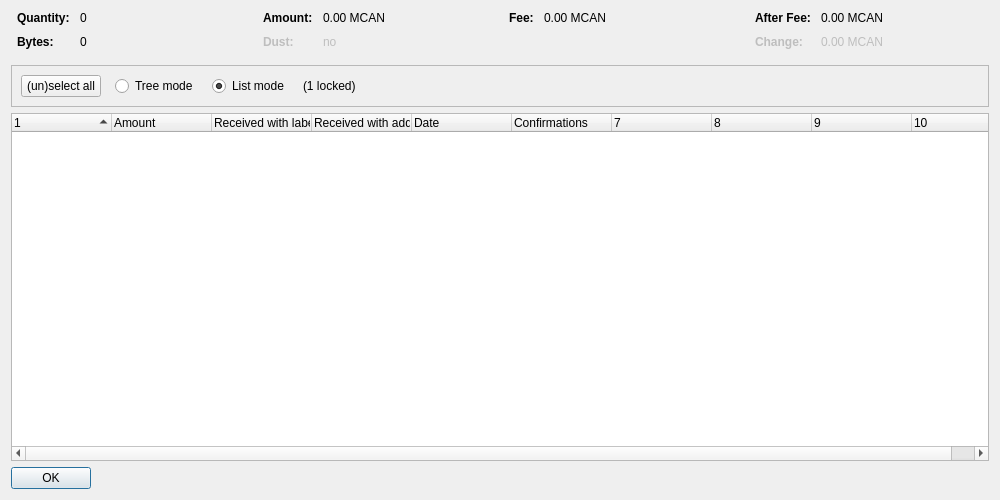
<?xml version="1.0" encoding="UTF-8"?>
<ui version="4.0">
 <class>CoinControlDialog</class>
 <widget class="QDialog" name="CoinControlDialog">
  <property name="geometry">
   <rect>
    <x>0</x>
    <y>0</y>
    <width>1000</width>
    <height>500</height>
   </rect>
  </property>
  <property name="windowTitle">
   <string>Coin Selection</string>
  </property>
  <layout class="QVBoxLayout" name="verticalLayout">
   <item>
    <layout class="QHBoxLayout" name="horizontalLayoutTop" stretch="0,0,0,0">
     <property name="topMargin">
      <number>0</number>
     </property>
     <property name="bottomMargin">
      <number>10</number>
     </property>
     <item>
      <layout class="QFormLayout" name="formLayoutCoinControl1">
       <property name="horizontalSpacing">
        <number>10</number>
       </property>
       <property name="verticalSpacing">
        <number>10</number>
       </property>
       <property name="leftMargin">
        <number>6</number>
       </property>
       <property name="rightMargin">
        <number>6</number>
       </property>
       <item row="0" column="0">
        <widget class="QLabel" name="labelCoinControlQuantityText">
         <property name="font">
          <font>
           <weight>75</weight>
           <bold>true</bold>
          </font>
         </property>
         <property name="text">
          <string>Quantity:</string>
         </property>
        </widget>
       </item>
       <item row="0" column="1">
        <widget class="QLabel" name="labelCoinControlQuantity">
         <property name="cursor">
          <cursorShape>IBeamCursor</cursorShape>
         </property>
         <property name="contextMenuPolicy">
          <enum>Qt::ActionsContextMenu</enum>
         </property>
         <property name="text">
          <string notr="true">0</string>
         </property>
         <property name="textInteractionFlags">
          <set>Qt::LinksAccessibleByMouse|Qt::TextSelectableByKeyboard|Qt::TextSelectableByMouse</set>
         </property>
        </widget>
       </item>
       <item row="1" column="0">
        <widget class="QLabel" name="labelCoinControlBytesText">
         <property name="font">
          <font>
           <weight>75</weight>
           <bold>true</bold>
          </font>
         </property>
         <property name="text">
          <string>Bytes:</string>
         </property>
        </widget>
       </item>
       <item row="1" column="1">
        <widget class="QLabel" name="labelCoinControlBytes">
         <property name="cursor">
          <cursorShape>IBeamCursor</cursorShape>
         </property>
         <property name="contextMenuPolicy">
          <enum>Qt::ActionsContextMenu</enum>
         </property>
         <property name="text">
          <string notr="true">0</string>
         </property>
         <property name="textInteractionFlags">
          <set>Qt::LinksAccessibleByMouse|Qt::TextSelectableByKeyboard|Qt::TextSelectableByMouse</set>
         </property>
        </widget>
       </item>
      </layout>
     </item>
     <item>
      <layout class="QFormLayout" name="formLayoutCoinControl2">
       <property name="horizontalSpacing">
        <number>10</number>
       </property>
       <property name="verticalSpacing">
        <number>10</number>
       </property>
       <property name="leftMargin">
        <number>6</number>
       </property>
       <property name="rightMargin">
        <number>6</number>
       </property>
       <item row="0" column="0">
        <widget class="QLabel" name="labelCoinControlAmountText">
         <property name="font">
          <font>
           <weight>75</weight>
           <bold>true</bold>
          </font>
         </property>
         <property name="text">
          <string>Amount:</string>
         </property>
        </widget>
       </item>
       <item row="0" column="1">
        <widget class="QLabel" name="labelCoinControlAmount">
         <property name="cursor">
          <cursorShape>IBeamCursor</cursorShape>
         </property>
         <property name="contextMenuPolicy">
          <enum>Qt::ActionsContextMenu</enum>
         </property>
         <property name="text">
          <string notr="true">0.00 MCAN</string>
         </property>
         <property name="textInteractionFlags">
          <set>Qt::LinksAccessibleByMouse|Qt::TextSelectableByKeyboard|Qt::TextSelectableByMouse</set>
         </property>
        </widget>
       </item>
       <item row="1" column="0">
        <widget class="QLabel" name="labelCoinControlLowOutputText">
         <property name="enabled">
          <bool>false</bool>
         </property>
         <property name="font">
          <font>
           <weight>75</weight>
           <bold>true</bold>
          </font>
         </property>
         <property name="text">
          <string>Dust:</string>
         </property>
        </widget>
       </item>
       <item row="1" column="1">
        <widget class="QLabel" name="labelCoinControlLowOutput">
         <property name="enabled">
          <bool>false</bool>
         </property>
         <property name="cursor">
          <cursorShape>IBeamCursor</cursorShape>
         </property>
         <property name="contextMenuPolicy">
          <enum>Qt::ActionsContextMenu</enum>
         </property>
         <property name="text">
          <string notr="true">no</string>
         </property>
         <property name="textInteractionFlags">
          <set>Qt::LinksAccessibleByMouse|Qt::TextSelectableByKeyboard|Qt::TextSelectableByMouse</set>
         </property>
        </widget>
       </item>
      </layout>
     </item>
     <item>
      <layout class="QFormLayout" name="formLayoutCoinControl3">
       <property name="horizontalSpacing">
        <number>10</number>
       </property>
       <property name="verticalSpacing">
        <number>10</number>
       </property>
       <property name="leftMargin">
        <number>6</number>
       </property>
       <property name="rightMargin">
        <number>6</number>
       </property>
       <item row="0" column="0">
        <widget class="QLabel" name="labelCoinControlFeeText">
         <property name="font">
          <font>
           <weight>75</weight>
           <bold>true</bold>
          </font>
         </property>
         <property name="text">
          <string>Fee:</string>
         </property>
        </widget>
       </item>
       <item row="0" column="1">
        <widget class="QLabel" name="labelCoinControlFee">
         <property name="cursor">
          <cursorShape>IBeamCursor</cursorShape>
         </property>
         <property name="contextMenuPolicy">
          <enum>Qt::ActionsContextMenu</enum>
         </property>
         <property name="text">
          <string notr="true">0.00 MCAN</string>
         </property>
         <property name="textInteractionFlags">
          <set>Qt::LinksAccessibleByMouse|Qt::TextSelectableByKeyboard|Qt::TextSelectableByMouse</set>
         </property>
        </widget>
       </item>
      </layout>
     </item>
     <item>
      <layout class="QFormLayout" name="formLayoutCoinControl4">
       <property name="horizontalSpacing">
        <number>10</number>
       </property>
       <property name="verticalSpacing">
        <number>10</number>
       </property>
       <property name="leftMargin">
        <number>6</number>
       </property>
       <property name="rightMargin">
        <number>6</number>
       </property>
       <item row="0" column="0">
        <widget class="QLabel" name="labelCoinControlAfterFeeText">
         <property name="font">
          <font>
           <weight>75</weight>
           <bold>true</bold>
          </font>
         </property>
         <property name="text">
          <string>After Fee:</string>
         </property>
        </widget>
       </item>
       <item row="0" column="1">
        <widget class="QLabel" name="labelCoinControlAfterFee">
         <property name="cursor">
          <cursorShape>IBeamCursor</cursorShape>
         </property>
         <property name="contextMenuPolicy">
          <enum>Qt::ActionsContextMenu</enum>
         </property>
         <property name="text">
          <string notr="true">0.00 MCAN</string>
         </property>
         <property name="textInteractionFlags">
          <set>Qt::LinksAccessibleByMouse|Qt::TextSelectableByKeyboard|Qt::TextSelectableByMouse</set>
         </property>
        </widget>
       </item>
       <item row="1" column="0">
        <widget class="QLabel" name="labelCoinControlChangeText">
         <property name="enabled">
          <bool>false</bool>
         </property>
         <property name="font">
          <font>
           <weight>75</weight>
           <bold>true</bold>
          </font>
         </property>
         <property name="text">
          <string>Change:</string>
         </property>
        </widget>
       </item>
       <item row="1" column="1">
        <widget class="QLabel" name="labelCoinControlChange">
         <property name="enabled">
          <bool>false</bool>
         </property>
         <property name="cursor">
          <cursorShape>IBeamCursor</cursorShape>
         </property>
         <property name="contextMenuPolicy">
          <enum>Qt::ActionsContextMenu</enum>
         </property>
         <property name="text">
          <string notr="true">0.00 MCAN</string>
         </property>
         <property name="textInteractionFlags">
          <set>Qt::LinksAccessibleByMouse|Qt::TextSelectableByKeyboard|Qt::TextSelectableByMouse</set>
         </property>
        </widget>
       </item>
      </layout>
     </item>
    </layout>
   </item>
   <item>
    <widget class="QFrame" name="frame">
     <property name="minimumSize">
      <size>
       <width>0</width>
       <height>40</height>
      </size>
     </property>
     <property name="frameShape">
      <enum>QFrame::StyledPanel</enum>
     </property>
     <property name="frameShadow">
      <enum>QFrame::Sunken</enum>
     </property>
     <layout class="QHBoxLayout" name="horizontalLayout">
      <item>
       <layout class="QHBoxLayout" name="horizontalLayoutPanel" stretch="0,0,0,0,0">
        <property name="spacing">
         <number>14</number>
        </property>
        <item>
         <widget class="QPushButton" name="pushButtonSelectAll">
          <property name="sizePolicy">
           <sizepolicy hsizetype="Maximum" vsizetype="Fixed">
            <horstretch>0</horstretch>
            <verstretch>0</verstretch>
           </sizepolicy>
          </property>
          <property name="text">
           <string>(un)select all</string>
          </property>
          <property name="autoDefault">
           <bool>false</bool>
          </property>
         </widget>
        </item>
        <item>
         <widget class="QRadioButton" name="radioTreeMode">
          <property name="sizePolicy">
           <sizepolicy hsizetype="Maximum" vsizetype="Fixed">
            <horstretch>0</horstretch>
            <verstretch>0</verstretch>
           </sizepolicy>
          </property>
          <property name="text">
           <string>Tree mode</string>
          </property>
         </widget>
        </item>
        <item>
         <widget class="QRadioButton" name="radioListMode">
          <property name="sizePolicy">
           <sizepolicy hsizetype="Maximum" vsizetype="Fixed">
            <horstretch>0</horstretch>
            <verstretch>0</verstretch>
           </sizepolicy>
          </property>
          <property name="text">
           <string>List mode</string>
          </property>
          <property name="checked">
           <bool>true</bool>
          </property>
         </widget>
        </item>
        <item>
         <widget class="QLabel" name="labelLocked">
          <property name="text">
           <string notr="true">(1 locked)</string>
          </property>
         </widget>
        </item>
        <item>
         <spacer name="horizontalSpacer">
          <property name="orientation">
           <enum>Qt::Horizontal</enum>
          </property>
          <property name="sizeHint" stdset="0">
           <size>
            <width>40</width>
            <height>20</height>
           </size>
          </property>
         </spacer>
        </item>
       </layout>
      </item>
     </layout>
    </widget>
   </item>
   <item>
    <widget class="CoinControlTreeWidget" name="treeWidget">
     <property name="contextMenuPolicy">
      <enum>Qt::CustomContextMenu</enum>
     </property>
     <property name="sortingEnabled">
      <bool>false</bool>
     </property>
     <property name="columnCount">
      <number>10</number>
     </property>
     <attribute name="headerShowSortIndicator" stdset="0">
      <bool>true</bool>
     </attribute>
     <attribute name="headerStretchLastSection">
      <bool>false</bool>
     </attribute>
     <column>
      <property name="text">
       <string/>
      </property>
     </column>
     <column>
      <property name="text">
       <string>Amount</string>
      </property>
     </column>
     <column>
      <property name="text">
       <string>Received with label</string>
      </property>
     </column>
     <column>
      <property name="text">
       <string>Received with address</string>
      </property>
     </column>
     <column>
      <property name="text">
       <string>Date</string>
      </property>
     </column>
     <column>
      <property name="text">
       <string>Confirmations</string>
      </property>
      <property name="toolTip">
       <string>Confirmed</string>
      </property>
     </column>
     <column>
      <property name="text">
       <string/>
      </property>
     </column>
     <column>
      <property name="text">
       <string/>
      </property>
     </column>
     <column>
      <property name="text">
       <string/>
      </property>
     </column>
     <column>
      <property name="text">
       <string/>
      </property>
     </column>
    </widget>
   </item>
   <item>
    <widget class="QDialogButtonBox" name="buttonBox">
     <property name="sizePolicy">
      <sizepolicy hsizetype="Maximum" vsizetype="Fixed">
       <horstretch>0</horstretch>
       <verstretch>0</verstretch>
      </sizepolicy>
     </property>
     <property name="orientation">
      <enum>Qt::Horizontal</enum>
     </property>
     <property name="standardButtons">
      <set>QDialogButtonBox::Ok</set>
     </property>
    </widget>
   </item>
  </layout>
 </widget>
 <customwidgets>
  <customwidget>
   <class>CoinControlTreeWidget</class>
   <extends>QTreeWidget</extends>
   <header>coincontroltreewidget.h</header>
  </customwidget>
 </customwidgets>
 <resources/>
 <connections/>
</ui>
